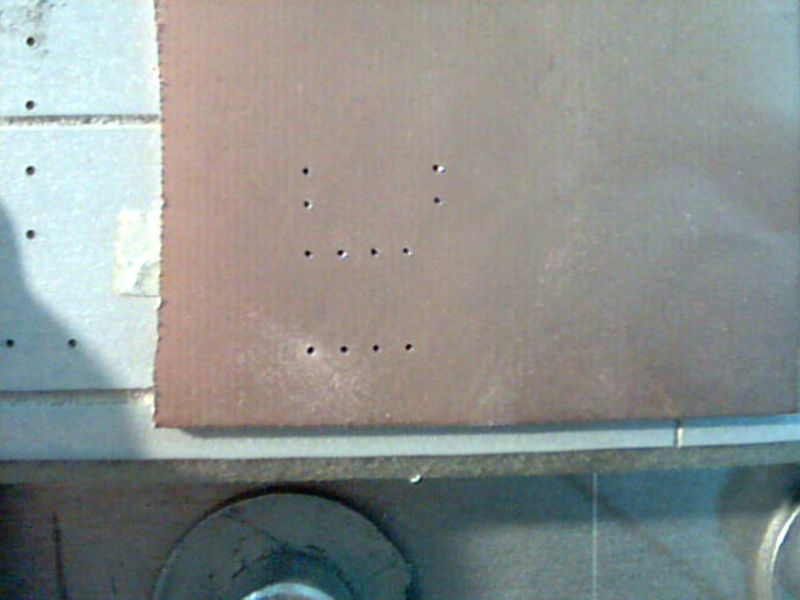
%> input picture foto5.jpg, 800 x 600 px
$ octave drillhole_ransac.m   (GNU Octave 9; MATLAB toolbox functions it lacks are replaced by stand-ins)
%> lines starting %> are read from the running program, lines starting %| are printed output that depends on the picture; in (x1, y1, x2, y2) boxes, pixels count from 0 and x2, y2 are one past the last pixel; in counts of white or black regions, pixels touching at a corner belong together; the program's own positions count from 1
### coordTrafo.m


function [ t ] = coordTrafo(pointA, pointB, in)
    t = in;
    num = size(in,1);
    ab_distance = sqrt(sum((pointA-pointB).^2));
    in_distance = sqrt(sum((t(1,:)-t(2,:)).^2));
    scale = ab_distance / in_distance;
    t = t * scale; % scale
    t = t + repmat(pointA-t(1,:) ,num,1); % translate
    tmp1 = pointB - pointA;
    tmp2 = t(2,:) - pointA;
    angle = atan2(tmp1(2),tmp1(1)) - atan2(tmp2(2),tmp2(1));
    rotmat = [cos(angle) -sin(angle); sin(angle) cos(angle)]';
    sub = t(1,:);
    t = t - repmat(sub,num,1);
    t = t*rotmat; % rotate
    t = t + repmat(sub,num,1);
end

### drillhole_ransac.m

clear
%%%%% segmentation %%%%%
foto = imread('foto5.jpg');
%> foto is the input picture: size 600x800x3 uint8; mean R, G, B 140.3, 145.2, 142.8
img = rgb2gray(foto);
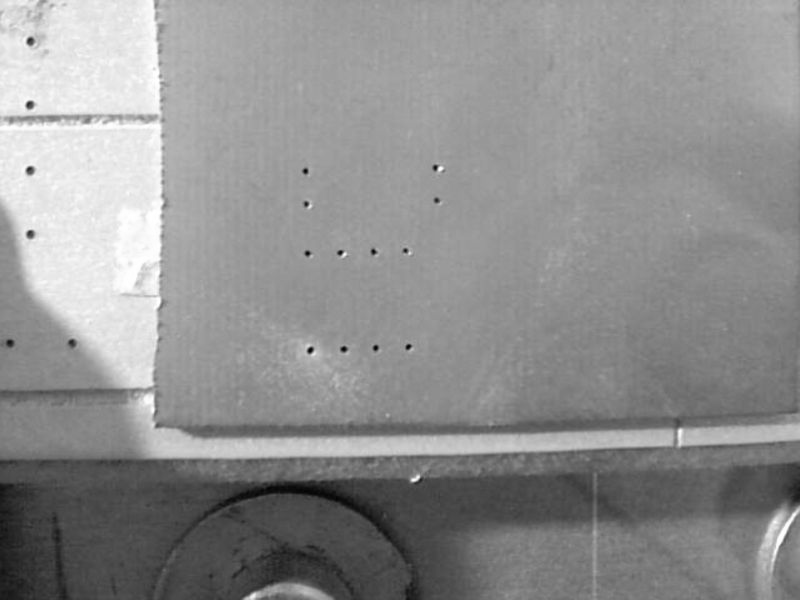
%> img: size 600x800 uint8; min 2, max 255, mean 143.5
img = im2bw(img,0.3);
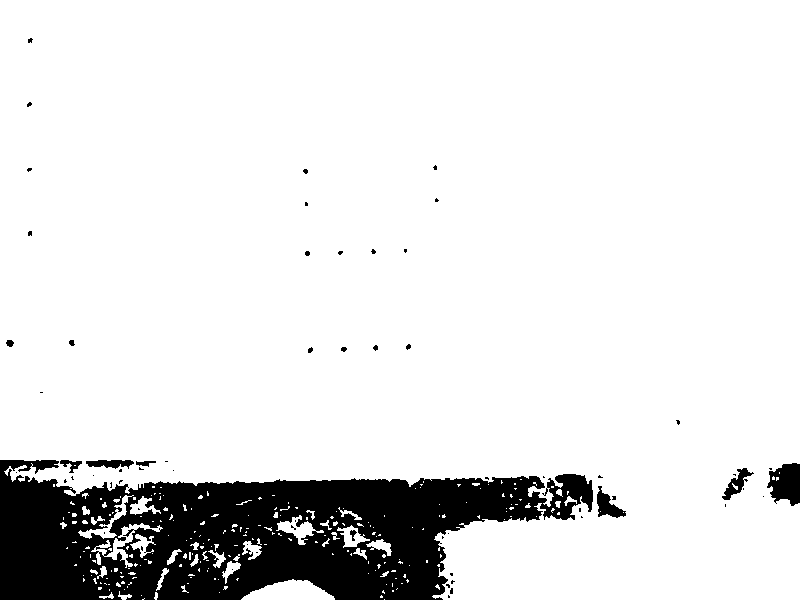
%> img: size 600x800 logical; 88.7% white; 64 black regions (49 under 20 px)
stats = regionprops(~img,'all')
%> stats = 64 regions; largest, box (x1, y1, x2, y2), Area, Centroid, MajorAxisLength, MinorAxisLength and Eccentricity: (0, 460, 593, 600) 51546 [251.8 535.1] 622.1 139.5 0.975, (767, 463, 800, 506) 1023 [786.9 484.1] 42.3 33.94 0.597, (597, 486, 626, 518) 427 [608.3 506.5] 36.92 19.4 0.851
holes = cat(1, stats.Centroid);
%> holes = 64 rows, first 12: [251.8 535.1; 10.48 343.8; 17 473; 29.88 105; 29.93 170.1; 30.72 41.06; 30.56 234; 42 393; 71.76 465.1; 65.75 481.8; 72.37 343.4; 73 478.7]

%%%%% input data %%%%%
in = [-13.9700 1.2700;-13.9700 11.4300;-16.5100 1.2700;-16.5100 11.4300;-2.5400 1.2700  ;-2.5400 3.8100  ;-2.5400 6.3500  ;-2.5400 8.8900  ;-10.1600 1.2700 ;-10.1600 3.8100 ;-10.1600 6.3500 ;-10.1600 8.8900]
num = size(in,1);
in(:,1) = -in(:,1);

size_dist_image = [200 150];
img2 = ones(size_dist_image(2),size_dist_image(1));
max_dist = sqrt(size_dist_image(1)^2+size_dist_image(2)^2);

holes_norm(:,1) = holes(:,1) / 800 * size_dist_image(1);
holes_norm(:,2) = holes(:,2) / 600 * size_dist_image(2);

for i=1:size_dist_image(1)*size_dist_image(2)
    y = mod(i-1,size_dist_image(2))+1;
    x = round((i-1) / size_dist_image(2))+1;
    c = repmat([x y],size(holes_norm,1),1);
    d = sqrt(sum((c - holes_norm).^2,2));
    img2(i) = min(img2(i), min(d) / max_dist);
end
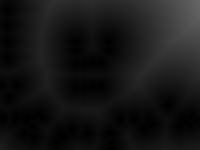
%> img2: size 150x200 double; min 0.00028, max 0.399, mean 0.0874

best_distance = 9999;
best_t = [];

combinations = combnk(1:64,2);
for i=1:size(combinations)
    idx1 = combinations(i,1);
    idx2 = combinations(i,2);

    pointA = holes(idx1,:); %31
    pointB = holes(idx2,:); %39
    t = coordTrafo(pointA,pointB,in);
    tx = (t(:,1)-1) / 800;
    ty = (t(:,2)-1) / 600;

    if(any(tx < 0) || any(ty < 0) || any(tx >= 1) || any(ty >= 1))
        continue;
    end

    distance = 0;
    y = uint16(ty* size_dist_image(2) +0.5);
    x = uint16(tx* size_dist_image(1) +0.5);
    for j=1:size(t,1)
        distance = distance + img2(y(j),x(j));
    end

    if(distance < best_distance)
        best_distance = distance;
        best_t = t;
    end
end
%> this loop made 2016 passes
%> (pointB, ab_distance in coordTrafo, scale in coordTrafo, tmp1 in coordTrafo, tmp2 in coordTrafo, angle in coordTrafo, rotmat in coordTrafo, y) on passes 2, 7, 12, 24: ([17 473], 242.8, 23.9, [-234.8 -62.12], [0 242.8], -4.45, [-0.256 0.967; -0.967 -0.256], [134; 118; 149; 133; 68; 64; 60; 56; 112; 108; 104; 100]), ([42 393], 253.4, 24.94, [-209.8 -142.1], [0 253.4], -4.12, [-0.561 0.828; -0.828 -0.561], [134; 99; 147; 112; 75; 66; 57; 48; 114; 105; 97; 88]), ([110.7 464.1], 157.9, 15.55, [-141.1 -71], [0 157.9], -4.25, [-0.45 0.893; -0.893 -0.45], [134; 116; 143; 125; 94; 90; 85; 81; 121; 116; 112; 107]), ([233 570], 39.6, 3.9, [-18.77 34.88], [0 39.6], 0.494, [0.881 0.474; -0.474 0.881], [134; 143; 135; 144; 129; 131; 133; 135; 132; 134; 137; 139])
%> (pointB, ab_distance in coordTrafo, scale in coordTrafo, tmp1 in coordTrafo, tmp2 in coordTrafo, angle in coordTrafo, rotmat in coordTrafo) on passes 1, 3, 4, 5, 6, 32: ([10.48 343.8], 307.9, 30.31, [-241.3 -191.3], [0 307.9], -4.04, [-0.621 0.784; -0.784 -0.621]), ([29.88 105], 484, 47.64, [-221.9 -430.1], [0 484], -3.62, [-0.889 0.458; -0.458 -0.889]), ([29.93 170.1], 427.1, 42.04, [-221.8 -365], [0 427.1], -3.69, [-0.855 0.519; -0.519 -0.855]), ([30.72 41.06], 541.3, 53.27, [-221 -494.1], [0 541.3], -3.56, [-0.913 0.408; -0.408 -0.913]), ([30.56 234], 373.6, 36.78, [-221.2 -301.1], [0 373.6], -3.78, [-0.806 0.592; -0.592 -0.806]), ([310.9 350.7], 193.6, 19.06, [59.14 -184.4], [0 193.6], -2.83, [-0.952 -0.305; 0.305 -0.952])

img2 = imresize(img2, [600 800]);
%> img2: size 600x800 double
figure, imshow(foto);
hold on;
%scatter(holes(:,1),holes(:,2));
scatter(best_t(:,1), best_t(:,2),75,'r+');
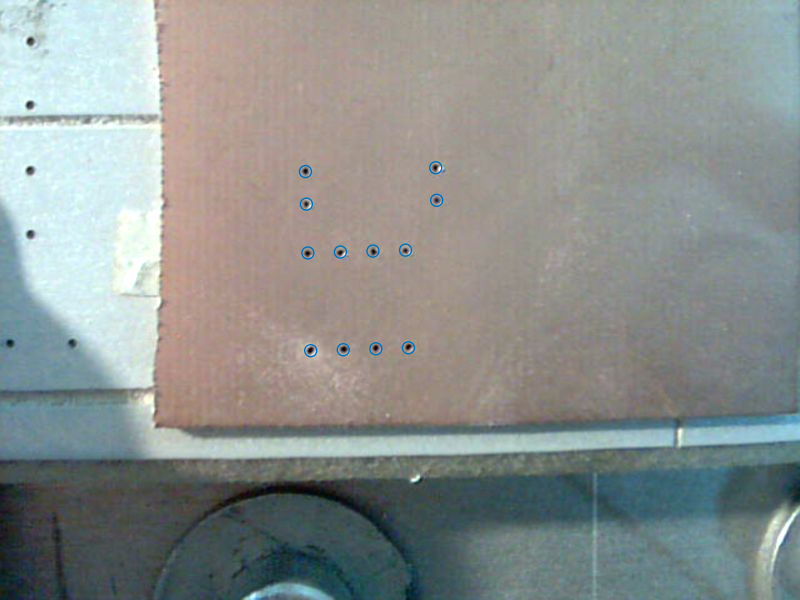
%> figure redrawn from the program's plot data

hold off;

figure, imshow(img2);
